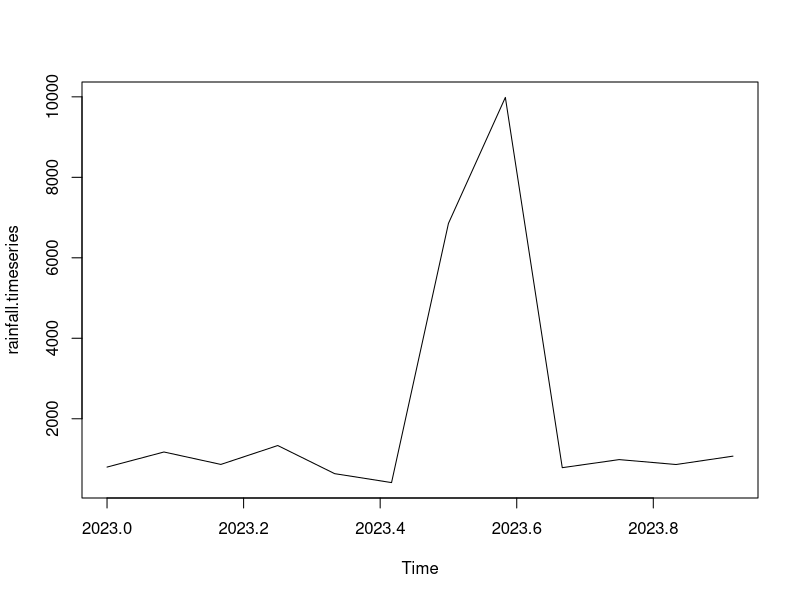

The R script that drew this image:
# Define rainfall data (example values)
rainfall <-c(799,1174,865,1334.6,635.4,413.5,6855,9986,784.2,985,862.8,1071)

# Converting into a time series 
rainfall.timeseries <- ts(rainfall, start=c(2023,1), frequency=12)

# Print time series
print(rainfall.timeseries)

# Visualize the time series
png(file="rainfall.png")  # Save the plot as an image file

# Plot the time series
plot(rainfall.timeseries)

# Save the file
dev.off()

